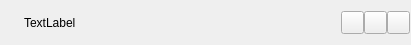
<?xml version="1.0" encoding="UTF-8"?>
<ui version="4.0">
 <class>ActorListItem</class>
 <widget class="QWidget" name="ActorListItem">
  <property name="geometry">
   <rect>
    <x>0</x>
    <y>0</y>
    <width>411</width>
    <height>45</height>
   </rect>
  </property>
  <property name="windowTitle">
   <string>ActorListItem</string>
  </property>
  <layout class="QHBoxLayout" name="horizontalLayout">
   <property name="spacing">
    <number>0</number>
   </property>
   <property name="leftMargin">
    <number>1</number>
   </property>
   <property name="topMargin">
    <number>0</number>
   </property>
   <property name="rightMargin">
    <number>1</number>
   </property>
   <property name="bottomMargin">
    <number>0</number>
   </property>
   <item>
    <widget class="QLabel" name="icon">
     <property name="minimumSize">
      <size>
       <width>23</width>
       <height>23</height>
      </size>
     </property>
     <property name="maximumSize">
      <size>
       <width>23</width>
       <height>23</height>
      </size>
     </property>
     <property name="text">
      <string/>
     </property>
     <property name="pixmap">
      <pixmap resource="CT_Viewer.qrc">:/CT_Viewer/resources/screw.png</pixmap>
     </property>
     <property name="scaledContents">
      <bool>true</bool>
     </property>
    </widget>
   </item>
   <item>
    <widget class="QLabel" name="label">
     <property name="minimumSize">
      <size>
       <width>0</width>
       <height>25</height>
      </size>
     </property>
     <property name="maximumSize">
      <size>
       <width>16777215</width>
       <height>25</height>
      </size>
     </property>
     <property name="text">
      <string>TextLabel</string>
     </property>
     <property name="scaledContents">
      <bool>true</bool>
     </property>
     <property name="margin">
      <number>4</number>
     </property>
    </widget>
   </item>
   <item>
    <widget class="QPushButton" name="hideButton">
     <property name="minimumSize">
      <size>
       <width>23</width>
       <height>23</height>
      </size>
     </property>
     <property name="maximumSize">
      <size>
       <width>23</width>
       <height>23</height>
      </size>
     </property>
     <property name="text">
      <string/>
     </property>
     <property name="icon">
      <iconset resource="CT_Viewer.qrc">
       <normaloff>:/CT_Viewer/resources/see.png</normaloff>:/CT_Viewer/resources/see.png</iconset>
     </property>
     <property name="iconSize">
      <size>
       <width>20</width>
       <height>20</height>
      </size>
     </property>
     <property name="checkable">
      <bool>true</bool>
     </property>
    </widget>
   </item>
   <item>
    <widget class="QPushButton" name="colorButton">
     <property name="minimumSize">
      <size>
       <width>23</width>
       <height>23</height>
      </size>
     </property>
     <property name="maximumSize">
      <size>
       <width>23</width>
       <height>23</height>
      </size>
     </property>
     <property name="text">
      <string/>
     </property>
     <property name="iconSize">
      <size>
       <width>18</width>
       <height>18</height>
      </size>
     </property>
     <property name="checkable">
      <bool>false</bool>
     </property>
    </widget>
   </item>
   <item>
    <widget class="QPushButton" name="deleteButton">
     <property name="minimumSize">
      <size>
       <width>23</width>
       <height>23</height>
      </size>
     </property>
     <property name="maximumSize">
      <size>
       <width>23</width>
       <height>23</height>
      </size>
     </property>
     <property name="text">
      <string/>
     </property>
     <property name="icon">
      <iconset resource="CT_Viewer.qrc">
       <normaloff>:/CT_Viewer/resources/delete.png</normaloff>:/CT_Viewer/resources/delete.png</iconset>
     </property>
     <property name="iconSize">
      <size>
       <width>16</width>
       <height>16</height>
      </size>
     </property>
    </widget>
   </item>
  </layout>
 </widget>
 <layoutdefault spacing="6" margin="11"/>
 <resources>
  <include location="CT_Viewer.qrc"/>
 </resources>
 <connections/>
</ui>
